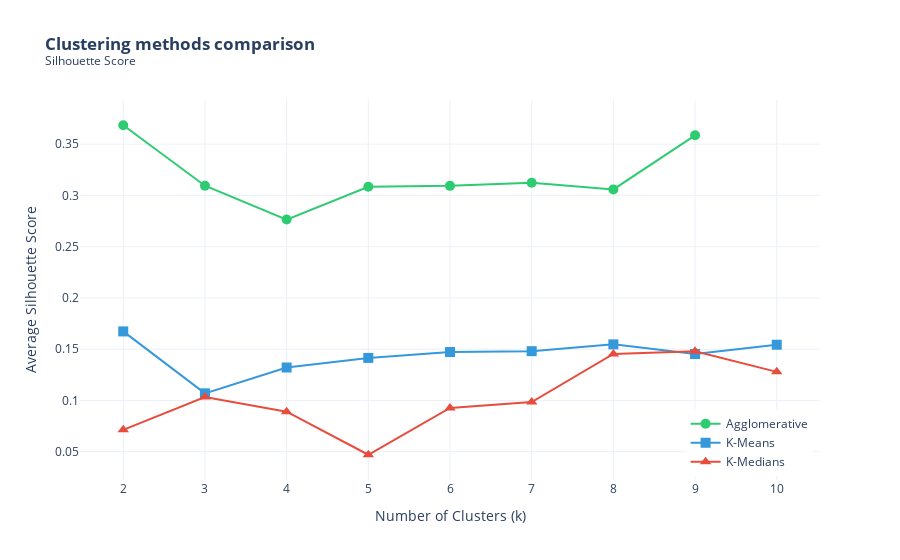

Here is the notebook cell this chart was saved with:
### Code cell
plot_clustering_comparison(res)

### Figure 1 — Plotly figure (JSON) as saved in the notebook; plotly's stock layout.template omitted (floating-point values rounded to 4 significant figures)
{"data": [{"line": {"color": "#2ecc71", "width": 2}, "marker": {"size": 10, "symbol": "circle"}, "mode": "lines+markers", "name": "Agglomerative", "type": "scatter", "x": [2, 3, 4, 5, 6, 7, 8, 9, 10], "y": [0.3684, 0.3094, 0.2764, 0.3084, 0.3093, 0.3124, 0.3058, 0.3586, NaN]}, {"line": {"color": "#3498db", "width": 2}, "marker": {"size": 10, "symbol": "square"}, "mode": "lines+markers", "name": "K-Means", "type": "scatter", "x": [2, 3, 4, 5, 6, 7, 8, 9, 10], "y": [0.1673, 0.1069, 0.1321, 0.1415, 0.1472, 0.1481, 0.1547, 0.1453, 0.1544]}, {"line": {"color": "#e74c3c", "width": 2}, "marker": {"size": 10, "symbol": "triangle-up"}, "mode": "lines+markers", "name": "K-Medians", "type": "scatter", "x": [2, 3, 4, 5, 6, 7, 8, 9, 10], "y": [0.07133, 0.1033, 0.08905, 0.04702, 0.09274, 0.09849, 0.1454, 0.148, 0.1279]}], "layout": {"hovermode": "x unified", "legend": {"x": 0.99, "xanchor": "right", "y": 0.01, "yanchor": "bottom"}, "title": {"text": "<b>Clustering methods comparison</b><br><sup>Silhouette Score</sup>"}, "xaxis": {"title": {"text": "Number of Clusters (k)"}}, "yaxis": {"title": {"text": "Average Silhouette Score"}}}}
